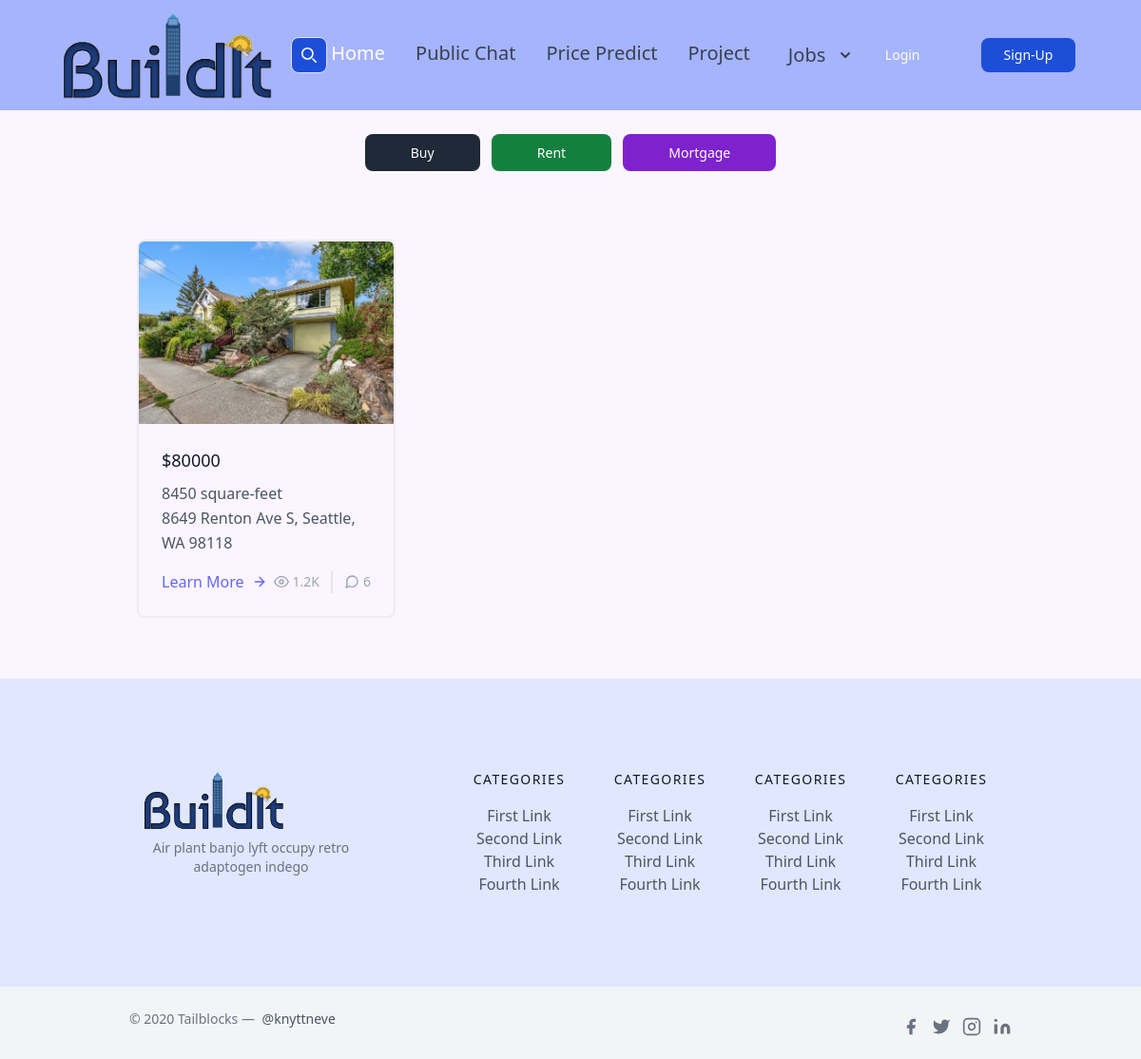
/morgagePost/, run on the app's committed database.
### posts/models.py (models this page shows, shortened)
class Post(models.Model):
    post_pic1 = models.FileField(default='empty.jpg',null=True,blank=True,upload_to='post-pic1/')
    post_pic2 = models.FileField(default='empty.jpg',null=True,blank=True,upload_to='post-pic2/')
    post_pic3 = models.FileField(default='empty.jpg',null=True,blank=True,upload_to='post-pic3/')
    post_pic4 = models.FileField(default='empty.jpg',null=True,blank=True,upload_to='post-pic4/')
    post_pic5 = models.FileField(default='empty.jpg',null=True,blank=True,upload_to='post-pic5/')
    post_pic6 = models.FileField(default='empty.jpg',null=True,blank=True,upload_to='post-pic6/')
    address = models.CharField(max_length=100,default='')
    price = models.IntegerField(default=0)
    use_for = models.IntegerField(default=0)
    map = models.CharField(max_length=400, default='')
    MSZoning = models.CharField(max_length=50, default='')
    LotFrontage = models.IntegerField(default=0)
    LotArea = models.IntegerField(default=0)
    BldgType = models.CharField(max_length=50, default='')
    OverallQual = models.CharField(max_length=50, default='')
    OverallCond = models.CharField(max_length=50, default='')
    YearBuilt = models.IntegerField(default=0)
    RoofStyle = models.CharField(max_length=50, default='')
    RoofMatl = models.CharField(max_length=50, default='')
    Exterior1st = models.CharField(max_length=50, default='')
    Exterior2nd = models.CharField(max_length=50, default='')
    ExterQual = models.CharField(max_length=50, default='')
    ExterCond = models.CharField(max_length=50, default='')
    Foundation = models.CharField(max_length=50, default='')
    BsmtQual = models.CharField(max_length=50, default='')
    BsmtCond = models.CharField(max_length=50, default='')
    TotalBsmtSF = models.IntegerField(default=0)
    CentralAir = models.CharField(max_length=50, default='')
    FirstFlrSF = models.IntegerField(default=0)
    SecondFlrSF = models.IntegerField(default=0)
    GrLivArea = models.IntegerField(default=0)
    KitchenQual = models.CharField(max_length=50, default='')
    TotRmsAbvGrd = models.IntegerField(default=0)
    GarageType = models.CharField(max_length=50, default='')
    GarageCars = models.IntegerField(default=0)
    GarageArea = models.IntegerField(default=0)
    GarageQual = models.CharField(max_length=50, default='')
    GarageCond = models.CharField(max_length=50, default='')
    PoolArea = models.IntegerField(default=0)
    MiscVal = models.IntegerField(default=0)
    SaleType = models.CharField(max_length=50,default='')
    SaleCondition = models.CharField(max_length=50, default='')
    date_posted = models.DateTimeField(default=timezone.now)
    author = models.ForeignKey(User, on_delete=models.CASCADE)

### posts/views.py (the view)
# urls.py: path('morgagePost/',MortgagePostListView.as_view(),name='mortgage-posts'),
class MortgagePostListView(ListView):
    model = Post
    template_name = 'posts/morgage_posts.html'    # <app>/<model>_<viewtype>.html
    context_object_name = 'posts'
    ordering = ['-date_posted']
    paginate_by = 2
    def get_queryset(self):
        return Post.objects.filter(use_for=2).order_by('-date_posted')

### posts/templates/posts/morgage_posts.html (shortened to what this page needs)
{% extends 'posts/base.html' %}
{% block content %}
<div class="w-full h-full bg-purple-50">
    <div class="flex items-center justify-center pt-8">
        <div class="">
            <a  href="{% url 'posts-home' %}" class="cursor-not-allowed text-white bg-gray-800 hover:bg-gray-900 focus:outline-none focus:ring-4 focus:ring-gray-300 font-medium rounded-lg text-sm px-5 py-2.5 me-2 mb-2 dark:bg-gray-800 dark:hover:bg-gray-700 dark:focus:ring-gray-700 dark:border-gray-700">Buy</a>
            <a href="{% url 'rent-posts' %}" class=" focus:outline-none text-white bg-green-700 hover:bg-green-800 focus:ring-4 focus:ring-green-300 font-medium rounded-lg text-sm px-5 py-2.5 me-2 mb-2 dark:bg-green-600 dark:hover:bg-green-700 dark:focus:ring-green-800">Rent</a>
            <a href="{% url 'mortgage-posts' %}" class="btn- focus:outline-none text-white bg-purple-700 hover:bg-purple-800 focus:ring-4 focus:ring-purple-300 font-medium rounded-lg text-sm px-5 py-2.5 mb-2 dark:bg-purple-600 dark:hover:bg-purple-700 dark:focus:ring-purple-900">Mortgage</a>
        </div>
    </div>
<section class="text-gray-600 body-font">
  <div class="container px-5 pb-8 mb-4 pt-4 mt-12 mx-auto">
    <div class="flex flex-wrap -m-4">
      {%   for post in posts %}
          <div class="p-4 md:w-1/3">
            <div class="h-full border-2 border-gray-200 border-opacity-60 rounded-lg overflow-hidden">
              <img class="lg:h-48 md:h-36 w-full object-cover object-center" src="{{ post.post_pic1.url }}" alt="blog">
              <div class="p-6">
                <h1 class="title-font text-lg font-medium text-gray-900 mb-2 font-bold">${{ post.price }} </h1>
                  <p class="leading-relaxed ">{{ post.LotArea }} square-feet</p>
                  <p class="leading-relaxed mb-3">{{ post.address }}</p>
                <div class="flex items-center flex-wrap ">
                  <a class="text-indigo-500 inline-flex items-center md:mb-2 lg:mb-0" href="{% url 'post-detail' post.id %}">Learn More
                    <svg class="w-4 h-4 ml-2" viewBox="0 0 24 24" stroke="currentColor" stroke-width="2" fill="none" stroke-linecap="round" stroke-linejoin="round">
                      <path d="M5 12h14"></path>
                      <path d="M12 5l7 7-7 7"></path>
                    </svg>
                  </a>
                  <span class="text-gray-400 mr-3 inline-flex items-center lg:ml-auto md:ml-0 ml-auto leading-none text-sm pr-3 py-1 border-r-2 border-gray-200">
                    <svg class="w-4 h-4 mr-1" stroke="currentColor" stroke-width="2" fill="none" stroke-linecap="round" stroke-linejoin="round" viewBox="0 0 24 24">
                      <path d="M1 12s4-8 11-8 11 8 11 8-4 8-11 8-11-8-11-8z"></path>
                      <circle cx="12" cy="12" r="3"></circle>
                    </svg>1.2K
                  </span>
                  <span class="text-gray-400 inline-flex items-center leading-none text-sm">
                    6
                  </span>
                </div>
              </div>
            </div>
          </div>
      {% endfor %}
    </div>
  </div>
</section>
{% endblock %}

### posts/static/css/style.css (style rules this page uses)
html, :host { line-height: 1.5; -webkit-text-size-adjust: 100%; -moz-tab-size: 4; -o-tab-size: 4; tab-size: 4; font-family: ui-sans-serif, system-ui, sans-serif, "Apple Color Emoji", "Segoe UI Emoji", "Segoe UI Symbol", "Noto Color Emoji"; font-feature-settings: normal; font-variation-settings: normal; -webkit-tap-highlight-color: transparent; }
body { margin: 0; line-height: inherit; }
h1, h2, h3, h4, h5, h6 { font-size: inherit; font-weight: inherit; }
a { color: inherit; text-decoration: inherit; }
blockquote, dl, dd, h1, h2, h3, h4, h5, h6, hr, figure, p, pre { margin: 0; }
img, svg, video, canvas, audio, iframe, embed, object { display: block; vertical-align: middle; }
img, video { max-width: 100%; height: auto; }
.container { width: 100%; }
@media (min-width: 640px) { .container { max-width: 640px; } }
@media (min-width: 768px) { .container { max-width: 768px; } }
@media (min-width: 1024px) { .container { max-width: 1024px; } }
.-m-4 { margin: -1rem; }
.mx-auto { margin-left: auto; margin-right: auto; }
.mb-2 { margin-bottom: 0.5rem; }
.mb-3 { margin-bottom: 0.75rem; }
.mb-4 { margin-bottom: 1rem; }
.me-2 { margin-inline-end: 0.5rem; }
.ml-2 { margin-left: 0.5rem; }
.ml-auto { margin-left: auto; }
.mr-1 { margin-right: 0.25rem; }
.mr-3 { margin-right: 0.75rem; }
.mt-12 { margin-top: 3rem; }
.flex { display: flex; }
.inline-flex { display: inline-flex; }
.h-4 { height: 1rem; }
.h-full { height: 100%; }
.w-4 { width: 1rem; }
.w-full { width: 100%; }
.cursor-not-allowed { cursor: not-allowed; }
.flex-wrap { flex-wrap: wrap; }
.items-center { align-items: center; }
.justify-center { justify-content: center; }
.overflow-hidden { overflow: hidden; }
.rounded-lg { border-radius: 0.5rem; }
.border-2 { border-width: 2px; }
.border-r-2 { border-right-width: 2px; }
.border-gray-200 { --tw-border-opacity: 1; border-color: rgb(229 231 235 / var(--tw-border-opacity)); }
.border-opacity-60 { --tw-border-opacity: 0.6; }
.bg-gray-800 { --tw-bg-opacity: 1; background-color: rgb(31 41 55 / var(--tw-bg-opacity)); }
.bg-green-700 { --tw-bg-opacity: 1; background-color: rgb(21 128 61 / var(--tw-bg-opacity)); }
.bg-purple-50 { --tw-bg-opacity: 1; background-color: rgb(250 245 255 / var(--tw-bg-opacity)); }
.bg-purple-700 { --tw-bg-opacity: 1; background-color: rgb(126 34 206 / var(--tw-bg-opacity)); }
.object-cover { -o-object-fit: cover; object-fit: cover; }
.object-center { -o-object-position: center; object-position: center; }
.p-4 { padding: 1rem; }
.p-6 { padding: 1.5rem; }
.px-5 { padding-left: 1.25rem; padding-right: 1.25rem; }
.py-1 { padding-top: 0.25rem; padding-bottom: 0.25rem; }
.py-2\.5 { padding-top: 0.625rem; padding-bottom: 0.625rem; }
.pb-8 { padding-bottom: 2rem; }
.pr-3 { padding-right: 0.75rem; }
.pt-4 { padding-top: 1rem; }
.pt-8 { padding-top: 2rem; }
.text-lg { font-size: 1.125rem; line-height: 1.75rem; }
.text-sm { font-size: 0.875rem; line-height: 1.25rem; }
.font-bold { font-weight: 700; }
.font-medium { font-weight: 500; }
.leading-none { line-height: 1; }
.leading-relaxed { line-height: 1.625; }
.text-gray-400 { --tw-text-opacity: 1; color: rgb(156 163 175 / var(--tw-text-opacity)); }
.text-gray-600 { --tw-text-opacity: 1; color: rgb(75 85 99 / var(--tw-text-opacity)); }
.text-gray-900 { --tw-text-opacity: 1; color: rgb(17 24 39 / var(--tw-text-opacity)); }
.text-indigo-500 { --tw-text-opacity: 1; color: rgb(99 102 241 / var(--tw-text-opacity)); }
.text-white { --tw-text-opacity: 1; color: rgb(255 255 255 / var(--tw-text-opacity)); }
@media (min-width: 768px) { .md\:mb-2 { margin-bottom: 0.5rem; } }
@media (min-width: 768px) { .md\:ml-0 { margin-left: 0px; } }
@media (min-width: 768px) { .md\:h-36 { height: 9rem; } }
@media (min-width: 768px) { .md\:w-1\/3 { width: 33.333333%; } }
@media (min-width: 1024px) { .lg\:mb-0 { margin-bottom: 0px; } }
@media (min-width: 1024px) { .lg\:ml-auto { margin-left: auto; } }
@media (min-width: 1024px) { .lg\:h-48 { height: 12rem; } }

### data on the page
Post: post_pic1 (picture), price "80000", LotArea "8450", address "8649 Renton Ave S, Seattle, WA 98118"
